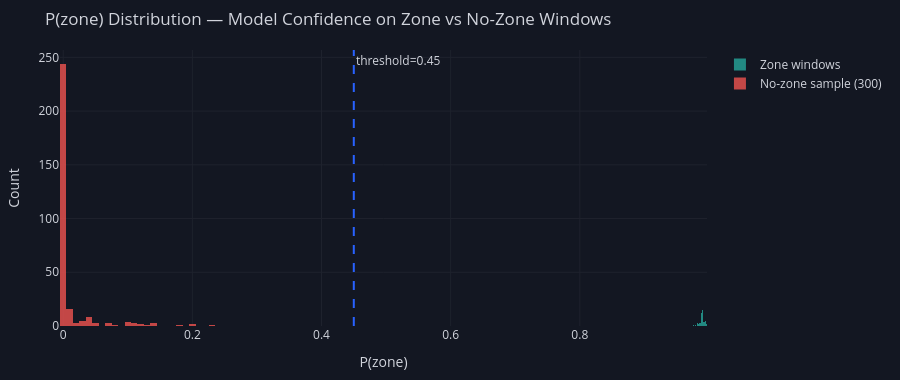

Notebook code for this chart:
### Markdown cell above
---
## 4 · ML Probability Distribution

### Code cell
# ── 4.1  P(zone) histogram: zone vs no_zone windows ─────────────────────────
fig = go.Figure()
fig.add_trace(go.Histogram(
    x=windows.loc[windows['label']==1, 'p_zone'],
    name='Zone windows', nbinsx=25,
    marker_color=WIN_COLOR, opacity=0.8,
))
fig.add_trace(go.Histogram(
    x=windows.loc[windows['label']==0, 'p_zone'].sample(300, random_state=42),
    name='No-zone sample (300)', nbinsx=25,
    marker_color=LOSS_COLOR, opacity=0.8,
))
fig.add_vline(x=0.45, line_dash='dash', line_color=ACCENT,
              annotation_text='threshold=0.45')
fig.update_layout(dark_layout(
    title='P(zone) Distribution — Model Confidence on Zone vs No-Zone Windows',
    height=380, barmode='overlay',
    xaxis_title='P(zone)', yaxis_title='Count',
))
fig.show()

### Figure 1 — Plotly figure (JSON) as saved in the notebook; plotly's stock layout.template omitted (floating-point values rounded to 4 significant figures; data arrays with more than 128 entries replaced by an {"elided": "..."} marker saying what was removed)
{"data": [{"marker": {"color": "#26a69a"}, "name": "Zone windows", "nbinsx": 25, "opacity": 0.8, "type": "histogram", "x": [0.985, 0.9937, 0.9952, 0.99, 0.9886, 0.9909, 0.9928, 0.9951, 0.9942, 0.9909, 0.9903, 0.9916, 0.9962, 0.9915, 0.9935, 0.9948, 0.99, 0.988, 0.9884, 0.9934, 0.9944, 0.9924, 0.9884, 0.9901, 0.9927, 0.9906, 0.9825, 0.9923, 0.9891, 0.988, 0.9762, 0.9848, 0.9901, 0.9882, 0.9852, 0.9873, 0.9908, 0.9961, 0.9841, 0.9958, 0.9868, 0.9857, 0.9904, 0.993, 0.9826, 0.9893, 0.9942, 0.988, 0.9908, 0.9908, 0.9918, 0.9884, 0.9951, 0.9923, 0.9817, 0.9887, 0.9924, 0.984, 0.9847, 0.9818, 0.988, 0.9895, 0.9925, 0.9847, 0.9831, 0.9895, 0.9902, 0.989, 0.9879, 0.9884, 0.9872, 0.9843, 0.9912, 0.9873, 0.9863, 0.9886, 0.9795, 0.9843, 0.9891, 0.9952, 0.9873, 0.982, 0.9898, 0.9894, 0.9953, 0.9892, 0.9902, 0.9821, 0.9927, 0.9873, 0.9846, 0.9861, 0.9841, 0.9908, 0.9942, 0.9927, 0.9884, 0.9891, 0.9891, 0.9909]}, {"marker": {"color": "#ef5350"}, "name": "No-zone sample (300)", "nbinsx": 25, "opacity": 0.8, "type": "histogram", "x": {"elided": "300 float values"}}], "layout": {"annotations": [{"showarrow": false, "text": "threshold=0.45", "x": 0.45, "xanchor": "left", "xref": "x", "y": 1, "yanchor": "top", "yref": "y domain"}], "barmode": "overlay", "font": {"color": "#d1d4dc", "size": 12}, "height": 380, "legend": {"bgcolor": "rgba(0,0,0,0)"}, "margin": {"b": 50, "l": 60, "r": 20, "t": 50}, "paper_bgcolor": "#131722", "plot_bgcolor": "#131722", "shapes": [{"line": {"color": "#2962ff", "dash": "dash"}, "type": "line", "x0": 0.45, "x1": 0.45, "xref": "x", "y0": 0, "y1": 1, "yref": "y domain"}], "title": {"text": "P(zone) Distribution — Model Confidence on Zone vs No-Zone Windows"}, "xaxis": {"gridcolor": "#1e222d", "title": {"text": "P(zone)"}, "zeroline": false}, "yaxis": {"gridcolor": "#1e222d", "title": {"text": "Count"}, "zeroline": false}}}
